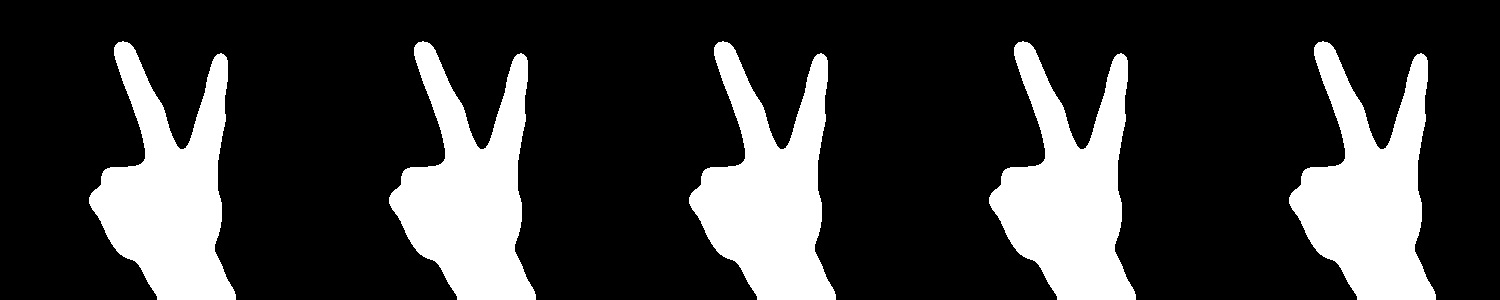
#> input picture FingerTest2.jpg, 1500 x 300 px, given in place of the camera
$ python testing.py
#> lines starting #> are read from the running program, lines starting #| are printed output that depends on the picture; after the words box and inside, x2 and y2 are one past the last pixel; in counts of white or black regions, pixels touching at a corner belong together
import sys
import cv2
import numpy as np
import math
import os

# Function to flip image in mirror effect
def flippedImage(image):
    if image is not None:
        flip_image = image.copy()
        flip_image = cv2.flip(image,1)
    else:
        flip_image = img
    return flip_image

# Background Subtraction and turn image to black-white
def blackWhiteImage(crop_img):
    grey = cv2.cvtColor(crop_img, cv2.COLOR_BGR2GRAY)
    value = (35, 35)
    blurred = cv2.GaussianBlur(grey, value, 0)
    _, thresh1 = cv2.threshold(blurred, 150, 255,
                               cv2.THRESH_BINARY_INV+cv2.THRESH_OTSU)
    return thresh1


# Initialization
frameNumber = 0
lastZero = []
lastOne = []
lastTwo = []
lastThree = []
lastFour = []
lastFive = []
lastFrameDetected = -150


#Main Function
cap = cv2.VideoCapture(0)
while(cap.isOpened()):

    frameNumber += 1            # Increase number of Frame

    ret, img = cap.read()
#> img is the input picture: shape (300, 1500, 3); min 0, max 255, mean 58.7
    img = flippedImage(img)

    ## Create 2 rectangle to detect the hand
    cv2.rectangle(img,(400,400),(100,100),(0,255,0),0)
#> img: shape (300, 1500, 3); mean B, G, R 58.5, 58.9, 58.5
    crop_img = img[100:400, 100:400]


    thresh1 = blackWhiteImage(crop_img)
#> in blackWhiteImage, `_, thresh1 = cv2.threshold(blurred, 150, 255, cv2.THRESH_BINARY_INV+cv..`:
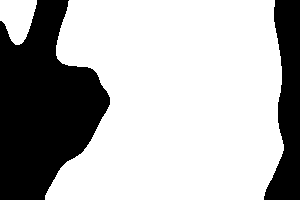
#> thresh1: shape (200, 300); 68.9% white; 2 black regions
    # [5 lines of commented-out code are left out]
    cv2.imshow('Thresholded', thresh1)

    contours, hierarchy = cv2.findContours(thresh1.copy(),cv2.RETR_TREE, \
        cv2.CHAIN_APPROX_NONE)
#> contours = 2 contours; box (x1, y1, x2, y2) and area: (45, 0, 284, 200) 39746, (0, 0, 37, 45) 1130

    cnt = max(contours, key = lambda x: cv2.contourArea(x))
#> cnt = contour of 852 points, box (x1, y1, x2, y2) (45, 0, 284, 200), area 39746

    x,y,w,h = cv2.boundingRect(cnt)
#> x = 45; y = 0; w = 239; h = 200

    cv2.rectangle(crop_img,(x,y),(x+w,y+h),(0,0,255),0)
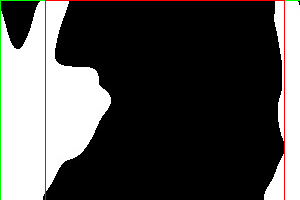
#> crop_img: shape (200, 300, 3); mean B, G, R 75.7, 76.8, 78.4

    hull = cv2.convexHull(cnt)
#> hull = contour of 14 points, box (x1, y1, x2, y2) (45, 0, 284, 200), area 44863
    drawing = np.zeros(crop_img.shape,np.uint8)
    cv2.drawContours(drawing,[cnt],0,(0,255,0),0)
    cv2.drawContours(drawing,[hull],0,(0,0,255),0)
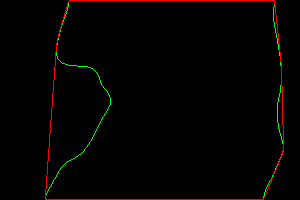
#> drawing: shape (200, 300, 3); mean of channels 0, 1, 2 0, 1.5, 3.5; drawn as B, G, R
    #print drawing
    hull = cv2.convexHull(cnt,returnPoints = False)
#> hull = [647, 591, 581, 503, 497, 491, 448, 230, 226, 45, 40, 28, 1, 0]
    defects = cv2.convexityDefects(cnt,hull)
#> defects = [[1, 28, 10, 409], [28, 40, 31, 186], [40, 45, 44, 201], [45, 226, 129, 14892], [448, 491, 458, 516], [491, 497, 493, 162], [503, 581, 525, 1391], [581, 591, 582, 229], [591, 647, 626, 827]]
    count_defects = 0

    cv2.drawContours(thresh1, contours, -1, (0,255,0), 3)
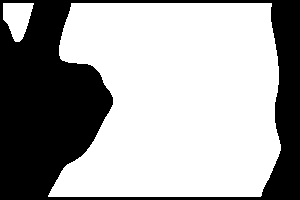
#> thresh1: shape (200, 300); 64.1% white; 1 black region, box (x1, y1, x2, y2) and area: (0, 0, 300, 200) 21535
    if defects is not None:
        for i in range(defects.shape[0]):
            s,e,f,d = defects[i,0]
            start = tuple(cnt[s][0])
            end = tuple(cnt[e][0])
            far = tuple(cnt[f][0])
            a = math.sqrt((end[0] - start[0])**2 + (end[1] - start[1])**2)
            b = math.sqrt((far[0] - start[0])**2 + (far[1] - start[1])**2)
            c = math.sqrt((end[0] - far[0])**2 + (end[1] - far[1])**2)
            angle = math.acos((b**2 + c**2 - a**2)/(2*b*c)) * 57
            #    cv2.putText(img, "Angle ="+ str(angle), (50,300), cv2.FONT_HERSHEY_SIMPLEX, 2, 2)
            #print(angle)
            if angle <= 90:
                count_defects += 1
                #lastFrameDetected = print ("1 finger detected")
                cv2.circle(crop_img,far,1,[0,0,255],-1)
            #dist = cv2.pointPolygonTest(cnt,far,True)
            cv2.line(crop_img,start,end,[0,255,0],2)
#> this loop made 9 passes
#> (s, e, f, d, start, end, far, a) on passes 1 to 9: (1, 28, 10, 409, (68, 1), (60, 28), (67, 10), 28.16), (28, 40, 31, 186, (60, 28), (57, 40), (60, 31), 12.37), (40, 45, 44, 201, (57, 40), (56, 45), (57, 44), 5.1), (45, 226, 129, 14892, (56, 45), (45, 195), (110, 104), 150.4), (448, 491, 458, 516, (263, 199), (281, 156), (265, 189), 46.62), (491, 497, 493, 162, (281, 156), (283, 150), (281, 154), 6.32), (503, 581, 525, 1391, (283, 144), (281, 66), (277, 122), 78.03), (581, 591, 582, 229, (281, 66), (280, 56), (280, 65), 10.05), (591, 647, 626, 827, (280, 56), (274, 0), (273, 21), 56.32)
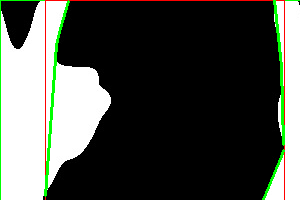
#> crop_img: shape (200, 300, 3); 1.93% of pixels changed, all inside (x1, y1, x2, y2) = (44, 0, 285, 200)
#> after the loop, count_defects = 0
            #cv2.circle(crop_img,far,5,[0,0,255],-1)
    if count_defects == 1:
        cv2.putText(img,"Two Fingers Detected", (50,50), cv2.FONT_HERSHEY_SIMPLEX, 2, 2)
        if len(lastOne) > 2 and len(lastZero) > 2:
            if frameNumber - lastOne[-1] < 10 and abs(lastOne[-1] - lastZero[-1] < 10 and frameNumber - lastFrameDetected > 40):
                os.system("say 'hello'")
                lastFrameDetected = frameNumber
                lastOne=[]
                lastZero=[]
        lastOne.append(frameNumber)
    elif count_defects == 2:
        str = "Three Fingers Detected"
        cv2.putText(img, str, (5,50), cv2.FONT_HERSHEY_SIMPLEX, 1, 2)
    elif count_defects == 3:
        cv2.putText(img,"4 Fingers Detected :P", (50,50), cv2.FONT_HERSHEY_SIMPLEX, 2, 2)
    elif count_defects == 4:
        cv2.putText(img,"FIVE!!!", (50,50), cv2.FONT_HERSHEY_SIMPLEX, 2, 2)
        #os.system("say 'hello'")
        lastFive.append(frameNumber)
    else:
        cv2.putText(img,"No Fingers!!!", (50,50),\
                    cv2.FONT_HERSHEY_SIMPLEX, 2, 2)
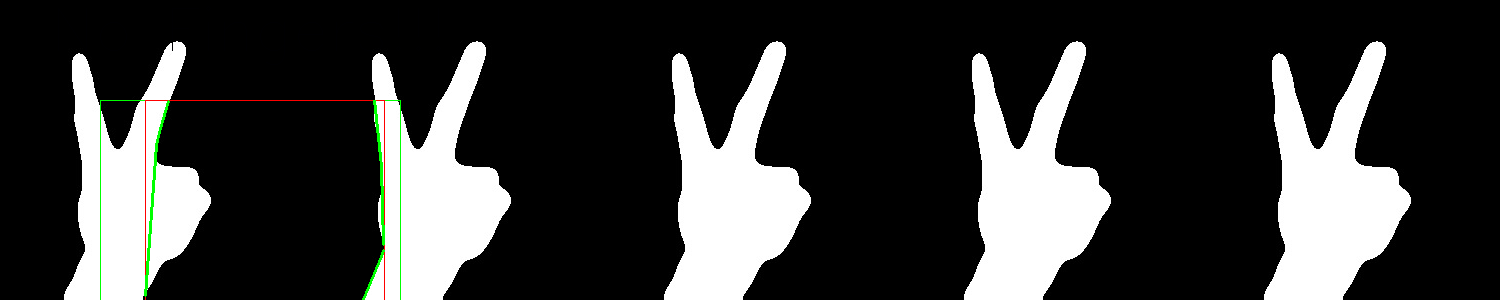
#> img: shape (300, 1500, 3); mean B, G, R 57.8, 58.7, 58.1
        if len(lastFive)>2 and len(lastZero)>2:
            if frameNumber - lastFive[-1]<10 and abs(lastZero[-1]-lastFive[-1])<10 and frameNumber - lastFrameDetected >40 :
                    print("Goodbye")
                    os.system("say 'goodbye'")
                    lastFrameDetected = frameNumber
                    lastFive = []
                    lastZero = []
        lastZero.append(frameNumber)
    cv2.imshow('Gesture', img)
    all_img = np.hstack((drawing, crop_img))
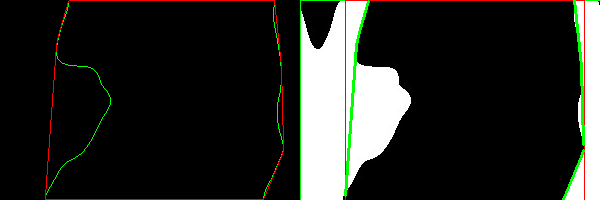
#> all_img: shape (200, 600, 3); mean of channels 0, 1, 2 36.1, 39.9, 39.1; drawn as B, G, R
    #cv2.imshow('Contours', all_img)
    k = cv2.waitKey(10)
#> (key Esc is pressed here)
    if k == 27:
        break


#def toGreyScale(image):

$ run again, on im.jpg
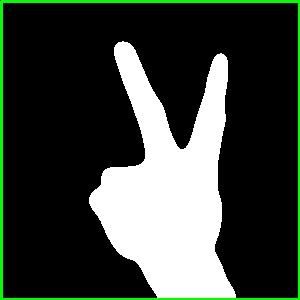
#> input picture im.jpg, 300 x 300 px, given in place of the camera
#> img is the input picture: shape (300, 300, 3); mean B, G, R 59.1, 66.7, 59.1
#> contours = 2 contours; box (x1, y1, x2, y2) and area: (45, 0, 200, 200) 24352, (0, 0, 37, 45) 1148
#> cnt = contour of 715 points, box (x1, y1, x2, y2) (45, 0, 200, 200), area 24352
#> x = 45; y = 0; w = 155; h = 200
#> `hull = cv2.convexHull(cnt)`: hull = [[199, 0], [199, 199], [45, 199], [45, 197], [56, 44], [57, 39], [59, 31], [68, 0]]
#> `hull = cv2.convexHull(cnt,returnPoints = False)`: hull = [584, 385, 231, 229, 44, 39, 31, 0]
#> defects = [[0, 31, 9, 397], [31, 39, 34, 186], [39, 44, 43, 201], [44, 229, 129, 14872]]
#> `cv2.drawContours(thresh1, contours, -1, (0,255,0), 3)`:
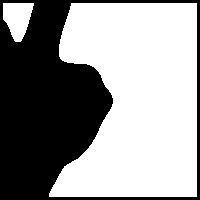
#> thresh1: shape (200, 200); 58.6% white; 1 black region, box (x1, y1, x2, y2) and area: (0, 0, 200, 200) 16568
#> the loop `for i in range(defects.shape[0]):` made 4 passes
#> (s, e, f, d, start, end, far, a) on passes 1 to 4: (0, 31, 9, 397, (68, 0), (59, 31), (67, 9), 32.28), (31, 39, 34, 186, (59, 31), (57, 39), (59, 34), 8.25), (39, 44, 43, 201, (57, 39), (56, 44), (57, 43), 5.1), (44, 229, 129, 14872, (56, 44), (45, 197), (110, 103), 153.4)
#> after the loop `for i in range(defects.shape[0]):`: count_defects = 0
#> `all_img = np.hstack((drawing, crop_img))`:
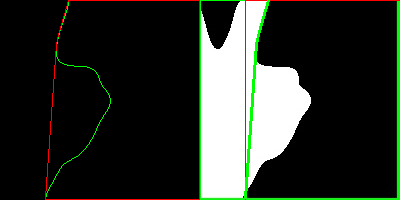
#> all_img: shape (200, 400, 3); mean of channels 0, 1, 2 42, 48.1, 45.1; drawn as B, G, R

$ run again, on BlackWhite.png
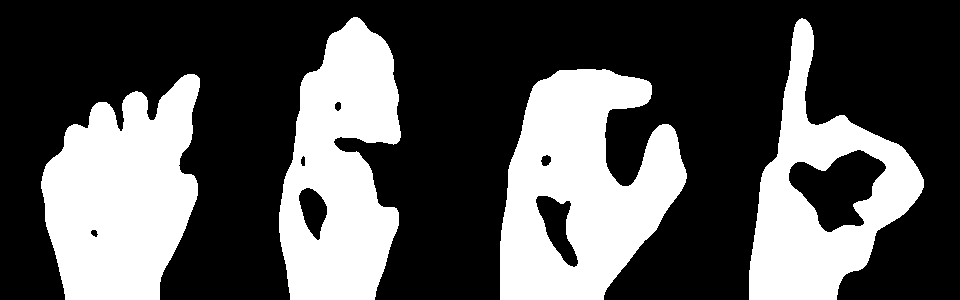
#> input picture BlackWhite.png, 960 x 300 px, given in place of the camera
#> img is the input picture: shape (300, 960, 3); 33.7% white; 4 white regions, box (x1, y1, x2, y2) and area: (500, 69, 687, 300) 28094, (41, 74, 200, 300) 25358, (279, 17, 401, 300) 23665, (749, 18, 924, 300) 19987
#> flip_image: shape (300, 960, 3); 33.7% white; 4 white regions, box (x1, y1, x2, y2) and area: (273, 69, 460, 300) 28094, (760, 74, 919, 300) 25358, (559, 17, 681, 300) 23665, (36, 18, 211, 300) 19987
#> contours = 5 contours; box (x1, y1, x2, y2) and area: (77, 0, 255, 200) 23978, (0, 51, 70, 130) 3586, (0, 0, 54, 24) 1028, (0, 172, 23, 200) 480, (284, 104, 300, 163) 474
#> cnt = contour of 837 points, box (x1, y1, x2, y2) (77, 0, 255, 200), area 23978
#> x = 77; y = 0; w = 178; h = 200
#> `hull = cv2.convexHull(cnt)`: hull = contour of 16 points, box (x1, y1, x2, y2) (77, 0, 255, 200), area 31843
#> `hull = cv2.convexHull(cnt,returnPoints = False)`: hull = [698, 667, 665, 662, 660, 657, 652, 347, 342, 199, 49, 43, 29, 20, 8, 0]
#> defects = [[8, 20, 9, 234], [20, 29, 21, 226], [29, 43, 30, 217], [43, 49, 44, 210], [49, 199, 83, 2872], [347, 652, 461, 20564], [652, 657, 653, 201], [657, 660, 658, 162], [660, 662, 661, 114], [665, 667, 666, 114], [667, 698, 691, 1035]]
#> the loop `for i in range(defects.shape[0]):` made 11 passes
#> (s, e, f, d, start, end, far, a) on passes 1 to 7: (8, 20, 9, 234, (77, 8), (78, 20), (78, 9), 12.04), (20, 29, 21, 226, (78, 20), (79, 29), (79, 21), 9.06), (29, 43, 30, 217, (79, 29), (81, 43), (80, 30), 14.14), (43, 49, 44, 210, (81, 43), (82, 49), (82, 44), 6.08), (49, 199, 83, 2872, (82, 49), (111, 199), (100, 83), 152.8), (347, 652, 461, 20564, (254, 194), (253, 24), (173, 80), 170), (652, 657, 653, 201, (253, 24), (252, 19), (252, 23), 5.1)
#> after the loop `for i in range(defects.shape[0]):`:
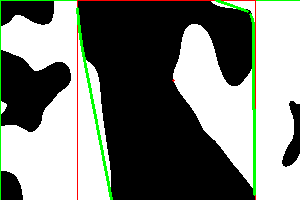
#> crop_img: shape (200, 300, 3); mean B, G, R 119.8, 126.3, 121.8
#> after the loop `for i in range(defects.shape[0]):`: count_defects = 1
#> `all_img = np.hstack((drawing, crop_img))`:
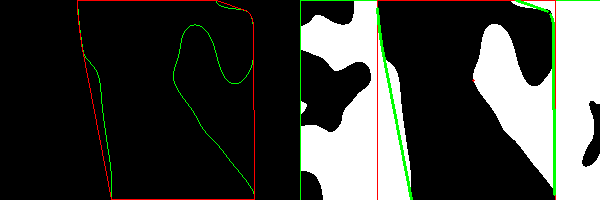
#> all_img: shape (200, 600, 3); mean of channels 0, 1, 2 59.9, 64.1, 62.4; drawn as B, G, R

$ run again, on hahah.png
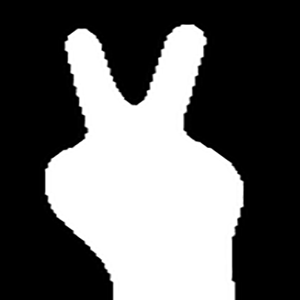
#> input picture hahah.png, 300 x 300 px, given in place of the camera
#> img is the input picture: shape (300, 300, 3); min 0, max 255, mean 99.5
#> contours = 2 contours; box (x1, y1, x2, y2) and area: (87, 0, 200, 200) 14975, (0, 0, 16, 40) 492
#> cnt = contour of 600 points, box (x1, y1, x2, y2) (87, 0, 200, 200), area 14975
#> x = 87; y = 0; w = 113; h = 200
#> `hull = cv2.convexHull(cnt)`: hull = [[199, 0], [199, 199], [87, 199], [87, 185], [114, 24], [115, 19], [116, 15], [120, 0]]
#> `hull = cv2.convexHull(cnt,returnPoints = False)`: hull = [521, 322, 210, 196, 24, 19, 15, 0]
#> defects = [[0, 15, 8, 280], [15, 19, 18, 186], [19, 24, 23, 201], [24, 196, 102, 12978]]
#> the loop `for i in range(defects.shape[0]):` made 4 passes
#> (s, e, f, d, start, end, far, a) on passes 1 to 4: (0, 15, 8, 280, (120, 0), (116, 15), (119, 8), 15.52), (15, 19, 18, 186, (116, 15), (115, 19), (116, 18), 4.12), (19, 24, 23, 201, (115, 19), (114, 24), (115, 23), 5.1), (24, 196, 102, 12978, (114, 24), (87, 185), (154, 92), 163.2)
#> after the loop `for i in range(defects.shape[0]):`: count_defects = 0
#> `all_img = np.hstack((drawing, crop_img))`:
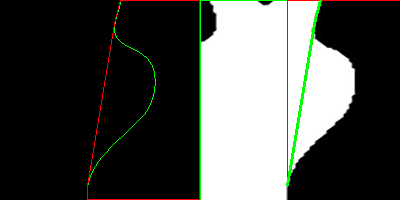
#> all_img: shape (200, 400, 3); mean of channels 0, 1, 2 74, 77.3, 76.8; drawn as B, G, R
